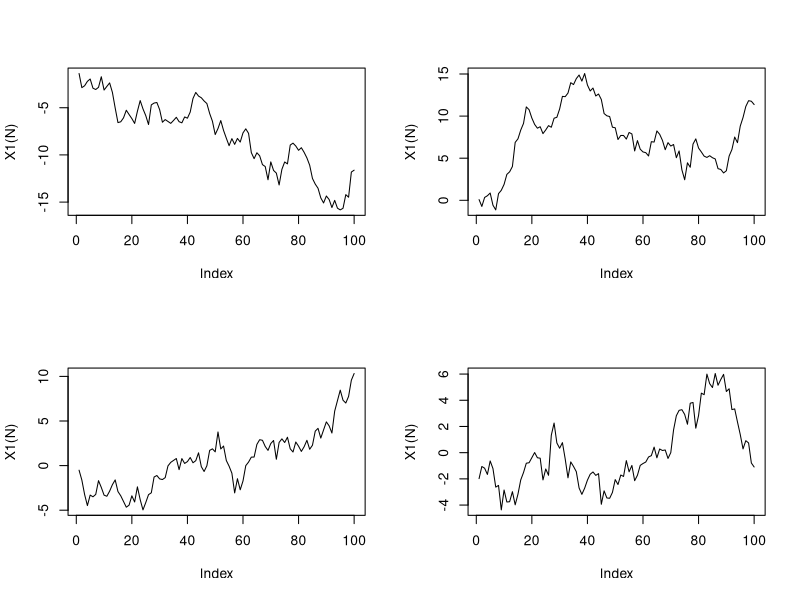
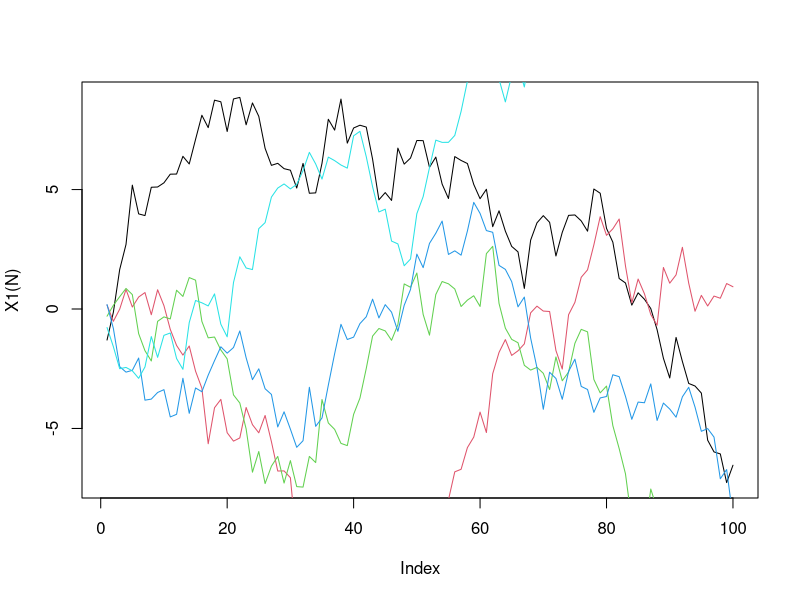
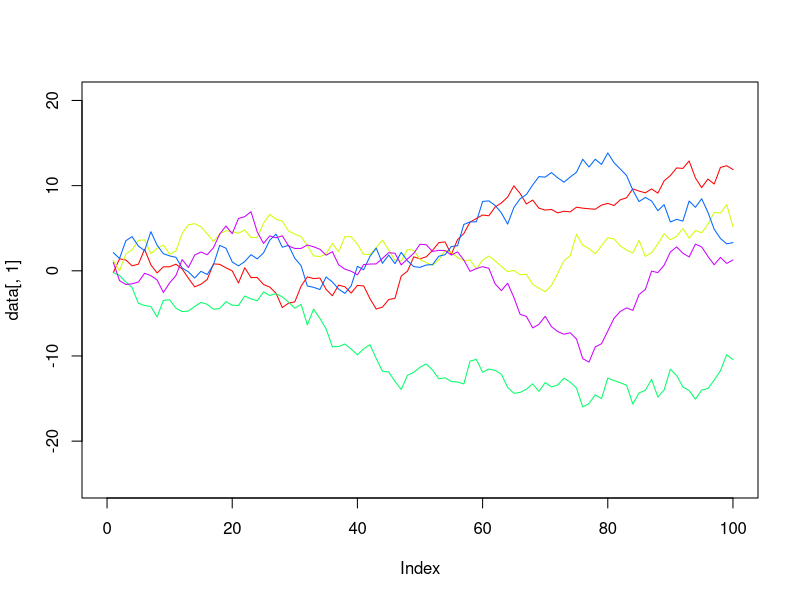
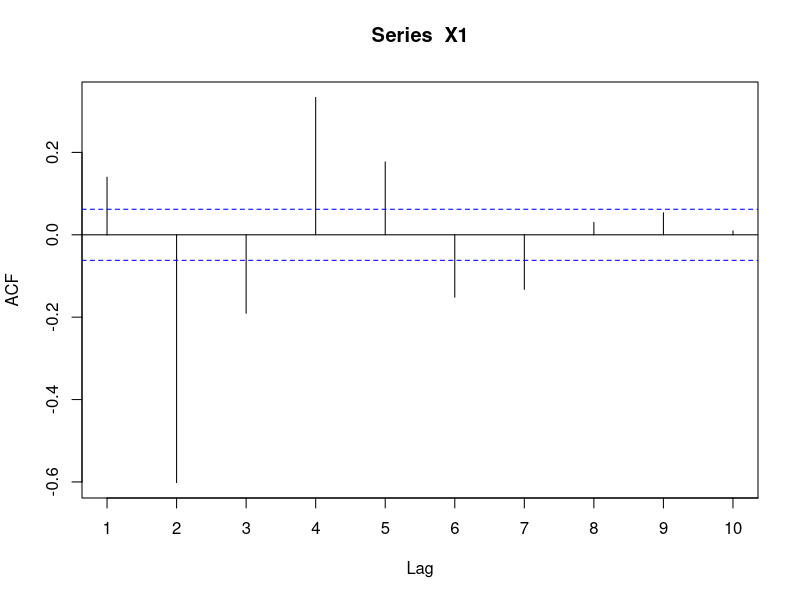
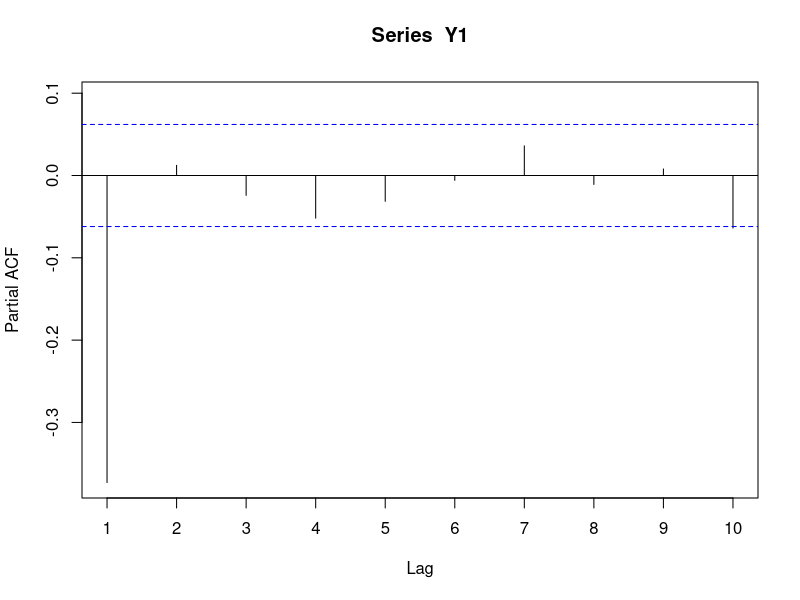

The R source for these figures, in order:
# Przykładowy proces stochastyczny
X1 <- function(t) {
  cumsum(rnorm(t))
}

# Rysowanie realizacji obok siebie
N <-100
par(mfrow=c(2,2))
for(i in 1:4) {
  plot(X1(N), type='l')
}
par(mfrow=c(1,1))

# Rysowanie realizacji jedna na drugiej

p <- palette(rainbow(5))
plot(X1(N), type='l', col=p[1])
for(i in 2:5) {
  lines(X1(N), type='l', col=p[i])
}

# Rysowanie realizacji na sobie

# Generowanie setek realizaji i ich zapisanie
# w każdej kolumnie jest jedna realizacja
N <- 20 # Liczba realizacji
T <- 100 # Długość jednej realizacji 

# Generowanie realizacji w macierzy
data <- matrix(nrow = T, ncol = N)
for(ind in 1:N) {
  data[, ind] <- X1(T)  
}
mean(apply(data, 2, mean)) # Wartość oczekiwana procesów stochastycznych na bazie N realizacji
sd(apply(data, 2, mean)) # Sd wartości oczekiwanej

mean(apply(data, 2, var)) # Średnia wariancja proc stoch
sd(apply(data, 2, var)) # sd wariancji proc stoch

# Rysowanie wielu obok siebie
p <- palette(rainbow(N))
plot(data[,1], type='l', col=p[1], xlim = c(0, T), ylim = c(min(data), max(data)))
for(i in 2:N) {
  lines(X1(data[,i]), type='l', col=p[i])
}

############### Wyznaczanie rzędów AR i MA modeli ##############################
# X - model ruchomej średnie AR(3)
# Y - model autokorelacji MA(3)
library(forecast)

X <- function(x, n) {
  for(t in length(x):n) {
    val <- 0.3*x[t-1] - 0.7*x[t-2] + 0.1*x[t-3] + rnorm(1)
    x <- append(x,val)  
  }
  x
}

Y <- function(x, n) {
  A <- rnorm(n)
  for(t in length(x):n) {
    val <- A[t] - 0.4*A[t-1] + 0.2*A[t-2] - 0.1*A[t-3]
    x <- append(x,val)
  }
  x
}

X1 <- X(c(1, -0.5, 1), 1000)
Y1 <- Y(c(1, -0.5, 1), 1000)

# Sprawdzanie rzędu MA
# https://towardsdatascience.com/identifying-ar-and-ma-terms-using-acf-and-pacf-plots-in-time-series-forecasting-ccb9fd073db8
Acf(X1, lag.max=10)
# Wybieram peak na lag=4, do rozważenia są jeszcze modele lag=2 oraz 6
Arima(X1, order=c(0, 0, 4), include.mean=FALSE)

# Sprawdzanie rzędu AR
Pacf(Y1, lag.max = 10)
Arima(X1, order=c(3, 0, 0), include.mean=FALSE)

# Auto arima
auto.arima(X1)
auto.arima(Y1)
